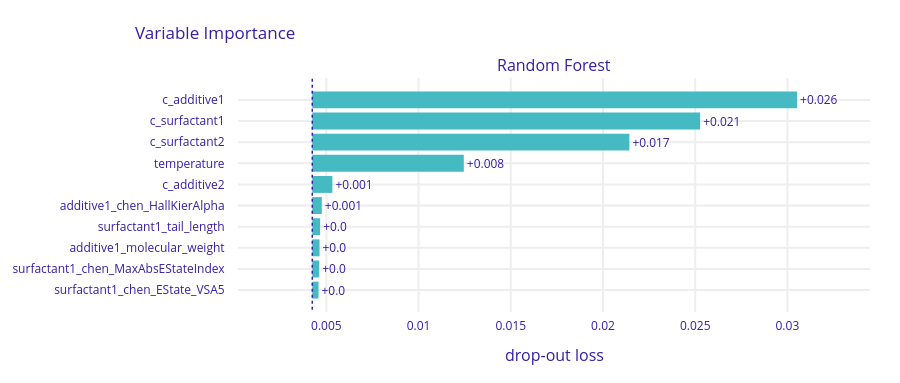

Notebook source saved alongside this figure:
### Code cell
importance.plot()

### Figure 1 — Plotly figure (JSON) as saved in the notebook; plotly's stock layout.template omitted (floating-point values rounded to 4 significant figures)
{"data": [{"base": 0.004235, "hoverinfo": "text", "hoverlabel": {"bgcolor": "rgba(0,0,0,0.8)"}, "hovertext": ["Model: Random Forest loss after<br>variable: c_additive1 is permuted: 0.031<br>Drop-out loss change: +0.026", "Model: Random Forest loss after<br>variable: c_surfactant1 is permuted: 0.025<br>Drop-out loss change: +0.021", "Model: Random Forest loss after<br>variable: c_surfactant2 is permuted: 0.021<br>Drop-out loss change: +0.017", "Model: Random Forest loss after<br>variable: temperature is permuted: 0.012<br>Drop-out loss change: +0.008", "Model: Random Forest loss after<br>variable: c_additive2 is permuted: 0.005<br>Drop-out loss change: +0.001", "Model: Random Forest loss after<br>variable: additive1_chen_HallKierAlpha is permuted: 0.005<br>Drop-out loss change: +0.001", "Model: Random Forest loss after<br>variable: surfactant1_tail_length is permuted: 0.005<br>Drop-out loss change: +0.0", "Model: Random Forest loss after<br>variable: additive1_molecular_weight is permuted: 0.005<br>Drop-out loss change: +0.0", "Model: Random Forest loss after<br>variable: surfactant1_chen_MaxAbsEStateIndex is permuted: 0.005<br>Drop-out loss change: +0.0", "Model: Random Forest loss after<br>variable: surfactant1_chen_EState_VSA5 is permuted: 0.005<br>Drop-out loss change: +0.0"], "marker": {"color": "#46bac2"}, "orientation": "h", "showlegend": false, "text": ["+0.026", "+0.021", "+0.017", "+0.008", "+0.001", "+0.001", "+0.0", "+0.0", "+0.0", "+0.0"], "textposition": "outside", "x": [0.02629, 0.02103, 0.01719, 0.008217, 0.001088, 0.0005157, 0.0004258, 0.0003935, 0.0003774, 0.0003394], "y": ["c_additive1", "c_surfactant1", "c_surfactant2", "temperature", "c_additive2", "additive1_chen_HallKierAlpha", "surfactant1_tail_length", "additive1_molecular_weight", "surfactant1_chen_MaxAbsEStateIndex", "surfactant1_chen_EState_VSA5"], "type": "bar", "xaxis": "x", "yaxis": "y"}], "layout": {"xaxis": {"anchor": "y", "domain": [0.0, 1.0], "type": "linear", "gridwidth": 2, "zeroline": false, "automargin": true, "ticks": "outside", "tickcolor": "white", "ticklen": 3, "fixedrange": true, "range": [0.0002072, 0.03448]}, "yaxis": {"anchor": "x", "domain": [0.0, 1.0], "type": "category", "autorange": "reversed", "gridwidth": 2, "automargin": true, "ticks": "outside", "tickcolor": "white", "ticklen": 10, "fixedrange": true}, "annotations": [{"font": {"size": 16}, "showarrow": false, "text": "Random Forest", "x": 0.5, "xanchor": "center", "xref": "paper", "y": 1.0, "yanchor": "bottom", "yref": "paper"}, {"font": {"size": 16}, "showarrow": false, "text": "drop-out loss", "x": 0.5, "xanchor": "center", "xref": "paper", "y": 0, "yanchor": "top", "yref": "paper", "yshift": -30}], "shapes": [{"line": {"color": "#371ea3", "dash": "dot", "width": 1.5}, "type": "line", "x0": 0.004235, "x1": 0.004235, "xref": "x", "y0": -1, "y1": 10, "yref": "y"}], "title": {"text": "Variable Importance", "x": 0.15}, "font": {"color": "#371ea3"}, "margin": {"t": 78, "b": 71, "r": 30}, "height": 383.0}}
